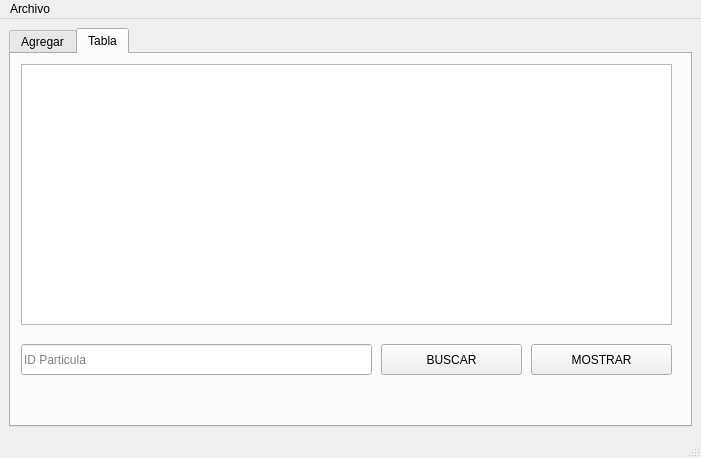
<?xml version="1.0" encoding="UTF-8"?>
<ui version="4.0">
 <class>MainWindow</class>
 <widget class="QMainWindow" name="MainWindow">
  <property name="geometry">
   <rect>
    <x>0</x>
    <y>0</y>
    <width>701</width>
    <height>458</height>
   </rect>
  </property>
  <property name="windowTitle">
   <string>Particulas</string>
  </property>
  <widget class="QWidget" name="centralwidget">
   <layout class="QGridLayout" name="gridLayout">
    <item row="0" column="0">
     <widget class="QTabWidget" name="tabWidget">
      <property name="currentIndex">
       <number>1</number>
      </property>
      <widget class="QWidget" name="tab">
       <attribute name="title">
        <string>Agregar</string>
       </attribute>
       <widget class="QPlainTextEdit" name="salida">
        <property name="geometry">
         <rect>
          <x>380</x>
          <y>20</y>
          <width>281</width>
          <height>331</height>
         </rect>
        </property>
       </widget>
       <widget class="QGroupBox" name="groupBox">
        <property name="geometry">
         <rect>
          <x>10</x>
          <y>10</y>
          <width>361</width>
          <height>341</height>
         </rect>
        </property>
        <property name="title">
         <string>Particulas</string>
        </property>
       </widget>
       <widget class="QLabel" name="label_7">
        <property name="geometry">
         <rect>
          <x>130</x>
          <y>100</y>
          <width>16</width>
          <height>16</height>
         </rect>
        </property>
        <property name="text">
         <string>Y:</string>
        </property>
       </widget>
       <widget class="QSpinBox" name="destinoY_spinBox">
        <property name="geometry">
         <rect>
          <x>150</x>
          <y>180</y>
          <width>39</width>
          <height>20</height>
         </rect>
        </property>
        <property name="maximum">
         <number>500</number>
        </property>
       </widget>
       <widget class="QLabel" name="label_6">
        <property name="geometry">
         <rect>
          <x>40</x>
          <y>100</y>
          <width>16</width>
          <height>16</height>
         </rect>
        </property>
        <property name="text">
         <string>X:</string>
        </property>
       </widget>
       <widget class="QPushButton" name="Inicio_pushButton">
        <property name="geometry">
         <rect>
          <x>270</x>
          <y>40</y>
          <width>93</width>
          <height>23</height>
         </rect>
        </property>
        <property name="text">
         <string>AGREGAR INICIO</string>
        </property>
       </widget>
       <widget class="QLabel" name="label_11">
        <property name="geometry">
         <rect>
          <x>120</x>
          <y>310</y>
          <width>16</width>
          <height>16</height>
         </rect>
        </property>
        <property name="text">
         <string>G</string>
        </property>
       </widget>
       <widget class="QLineEdit" name="ID_lineEdit">
        <property name="geometry">
         <rect>
          <x>60</x>
          <y>30</y>
          <width>133</width>
          <height>20</height>
         </rect>
        </property>
       </widget>
       <widget class="QLabel" name="label_9">
        <property name="geometry">
         <rect>
          <x>130</x>
          <y>180</y>
          <width>16</width>
          <height>16</height>
         </rect>
        </property>
        <property name="text">
         <string>Y:</string>
        </property>
       </widget>
       <widget class="QLabel" name="label_4">
        <property name="geometry">
         <rect>
          <x>20</x>
          <y>240</y>
          <width>49</width>
          <height>16</height>
         </rect>
        </property>
        <property name="text">
         <string>Velocidad:</string>
        </property>
       </widget>
       <widget class="QSpinBox" name="origenX_spinBox">
        <property name="geometry">
         <rect>
          <x>60</x>
          <y>100</y>
          <width>39</width>
          <height>20</height>
         </rect>
        </property>
        <property name="maximum">
         <number>500</number>
        </property>
       </widget>
       <widget class="QSpinBox" name="R_spinBox">
        <property name="geometry">
         <rect>
          <x>40</x>
          <y>310</y>
          <width>39</width>
          <height>20</height>
         </rect>
        </property>
        <property name="maximum">
         <number>255</number>
        </property>
       </widget>
       <widget class="QSpinBox" name="B_spinBox">
        <property name="geometry">
         <rect>
          <x>210</x>
          <y>310</y>
          <width>39</width>
          <height>20</height>
         </rect>
        </property>
        <property name="maximum">
         <number>255</number>
        </property>
       </widget>
       <widget class="QLabel" name="label_12">
        <property name="geometry">
         <rect>
          <x>200</x>
          <y>310</y>
          <width>16</width>
          <height>16</height>
         </rect>
        </property>
        <property name="text">
         <string>B</string>
        </property>
       </widget>
       <widget class="QLabel" name="label_5">
        <property name="geometry">
         <rect>
          <x>130</x>
          <y>270</y>
          <width>29</width>
          <height>16</height>
         </rect>
        </property>
        <property name="text">
         <string>Color:</string>
        </property>
       </widget>
       <widget class="QLabel" name="label_2">
        <property name="geometry">
         <rect>
          <x>100</x>
          <y>60</y>
          <width>39</width>
          <height>16</height>
         </rect>
        </property>
        <property name="text">
         <string>ORIGEN</string>
        </property>
       </widget>
       <widget class="QPushButton" name="pushButton_2">
        <property name="geometry">
         <rect>
          <x>270</x>
          <y>120</y>
          <width>91</width>
          <height>23</height>
         </rect>
        </property>
        <property name="text">
         <string>MOSTRAR</string>
        </property>
       </widget>
       <widget class="QPushButton" name="Final_pushButton">
        <property name="geometry">
         <rect>
          <x>270</x>
          <y>80</y>
          <width>88</width>
          <height>23</height>
         </rect>
        </property>
        <property name="text">
         <string>AGREGAR FINAL</string>
        </property>
       </widget>
       <widget class="QSpinBox" name="origenY_spinBox">
        <property name="geometry">
         <rect>
          <x>150</x>
          <y>100</y>
          <width>39</width>
          <height>20</height>
         </rect>
        </property>
        <property name="maximum">
         <number>500</number>
        </property>
       </widget>
       <widget class="QSpinBox" name="velocidad_spinBox">
        <property name="geometry">
         <rect>
          <x>70</x>
          <y>240</y>
          <width>39</width>
          <height>20</height>
         </rect>
        </property>
        <property name="maximum">
         <number>100</number>
        </property>
       </widget>
       <widget class="QLabel" name="label">
        <property name="geometry">
         <rect>
          <x>30</x>
          <y>30</y>
          <width>16</width>
          <height>16</height>
         </rect>
        </property>
        <property name="text">
         <string>ID:</string>
        </property>
       </widget>
       <widget class="QLabel" name="label_10">
        <property name="geometry">
         <rect>
          <x>30</x>
          <y>310</y>
          <width>16</width>
          <height>16</height>
         </rect>
        </property>
        <property name="text">
         <string>R</string>
        </property>
       </widget>
       <widget class="QLabel" name="label_3">
        <property name="geometry">
         <rect>
          <x>90</x>
          <y>140</y>
          <width>44</width>
          <height>16</height>
         </rect>
        </property>
        <property name="text">
         <string>DESTINO</string>
        </property>
       </widget>
       <widget class="QSpinBox" name="G_spinBox">
        <property name="geometry">
         <rect>
          <x>130</x>
          <y>310</y>
          <width>39</width>
          <height>20</height>
         </rect>
        </property>
        <property name="maximum">
         <number>255</number>
        </property>
       </widget>
       <widget class="QLabel" name="label_8">
        <property name="geometry">
         <rect>
          <x>40</x>
          <y>180</y>
          <width>16</width>
          <height>16</height>
         </rect>
        </property>
        <property name="text">
         <string>X:</string>
        </property>
       </widget>
       <widget class="QSpinBox" name="destinoX_spinBox">
        <property name="geometry">
         <rect>
          <x>60</x>
          <y>180</y>
          <width>39</width>
          <height>20</height>
         </rect>
        </property>
        <property name="maximum">
         <number>500</number>
        </property>
       </widget>
      </widget>
      <widget class="QWidget" name="tab_2">
       <attribute name="title">
        <string>Tabla</string>
       </attribute>
       <widget class="QTableWidget" name="tabla">
        <property name="geometry">
         <rect>
          <x>10</x>
          <y>10</y>
          <width>651</width>
          <height>261</height>
         </rect>
        </property>
       </widget>
       <widget class="QLineEdit" name="buscar_lineEdit">
        <property name="geometry">
         <rect>
          <x>10</x>
          <y>290</y>
          <width>351</width>
          <height>31</height>
         </rect>
        </property>
        <property name="placeholderText">
         <string>ID Particula</string>
        </property>
       </widget>
       <widget class="QPushButton" name="buscar_pushButton">
        <property name="geometry">
         <rect>
          <x>370</x>
          <y>290</y>
          <width>141</width>
          <height>31</height>
         </rect>
        </property>
        <property name="text">
         <string>BUSCAR</string>
        </property>
       </widget>
       <widget class="QPushButton" name="mostrar_tabla_pushButton">
        <property name="geometry">
         <rect>
          <x>520</x>
          <y>290</y>
          <width>141</width>
          <height>31</height>
         </rect>
        </property>
        <property name="text">
         <string>MOSTRAR</string>
        </property>
       </widget>
      </widget>
     </widget>
    </item>
   </layout>
  </widget>
  <widget class="QMenuBar" name="menubar">
   <property name="geometry">
    <rect>
     <x>0</x>
     <y>0</y>
     <width>701</width>
     <height>21</height>
    </rect>
   </property>
   <widget class="QMenu" name="menuArchivo">
    <property name="title">
     <string>Archivo</string>
    </property>
    <addaction name="actionAbrir"/>
    <addaction name="actionGuardar"/>
   </widget>
   <addaction name="menuArchivo"/>
  </widget>
  <widget class="QStatusBar" name="statusbar"/>
  <action name="actionAbrir">
   <property name="text">
    <string>Abrir</string>
   </property>
   <property name="shortcut">
    <string>Ctrl+O</string>
   </property>
  </action>
  <action name="actionGuardar">
   <property name="text">
    <string>Guardar</string>
   </property>
   <property name="shortcut">
    <string>Ctrl+S</string>
   </property>
  </action>
 </widget>
 <resources/>
 <connections/>
</ui>
